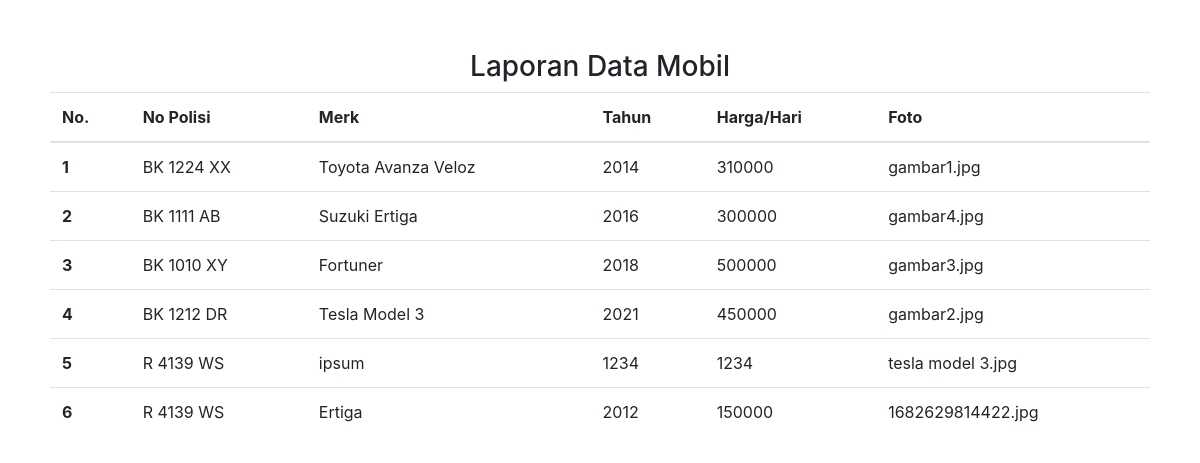
Page /crmobil.php on the committed database.
### tables this page shows
CREATE TABLE IF NOT EXISTS `mobil` (
  `id_mobil` int(11) NOT NULL AUTO_INCREMENT,
  `no_polisi` varchar(12) NOT NULL,
  `merk` varchar(90) NOT NULL,
  `foto` varchar(255) NOT NULL,
  `tahun` varchar(10) NOT NULL,
  `harga` double NOT NULL,
  `s_mobil` varchar(20) NOT NULL,
  PRIMARY KEY (`id_mobil`)
);

### crmobil.php (the view, shortened to what this page needs)
<!doctype html>
<html lang="en">
<head>
    <link rel="stylesheet" href="https://stackpath.bootstrapcdn.com/bootstrap/4.3.1/css/bootstrap.min.css">
</head>
<body style="padding:50px;" onload="window.print();">
    <?php
    include("konek.php");
    $cari = mysqli_query($konek, "select * from mobil") or die(mysqli_error());
    ?>
    <h3 class="text-center">Laporan Data Mobil</h3>
    <table class="table table-hover">
        <thead>
            <tr>
                <th>No.</th>
                <th>No Polisi</th>
                <th>Merk</th>
                <th>Tahun</th>
                <th>Harga/Hari</th>
                <th>Foto</th>
            </tr>
        </thead>
        <tbody>
            <?php
            $no = 1;
            while ($data = mysqli_fetch_array($cari)) {
                ?>
                <tr>
                    <th scope="row"><?php echo $no; ?></th>
                    <td><?php echo $data['no_polisi']; ?></td>
                    <td><?php echo $data['merk']; ?></td>
                    <td><?php echo $data['tahun']; ?></td>
                    <td><?php echo $data['harga']; ?></td>
                    <td><?php echo $data['foto']; ?></td>
                </tr>
            <?php
                $no++;
            }
            ?>
        </tbody>
    </table>
</body>
</html>

### rows in the picture
mobil: no_polisi "BK 1224 XX", merk "Toyota Avanza Veloz", tahun "2014", harga "310000", foto "gambar1.jpg"
mobil: no_polisi "BK 1111 AB", merk "Suzuki Ertiga", tahun "2016", harga "300000", foto "gambar4.jpg"
mobil: no_polisi "BK 1010 XY", merk "Fortuner", tahun "2018", harga "500000", foto "gambar3.jpg"
mobil: no_polisi "BK 1212 DR", merk "Tesla Model 3", tahun "2021", harga "450000", foto "gambar2.jpg"
mobil: no_polisi "R 4139 WS", merk "ipsum", tahun "1234", harga "1234", foto "tesla model 3.jpg"
mobil: no_polisi "R 4139 WS", merk "Ertiga", tahun "2012", harga "150000", foto "1682629814422.jpg"
